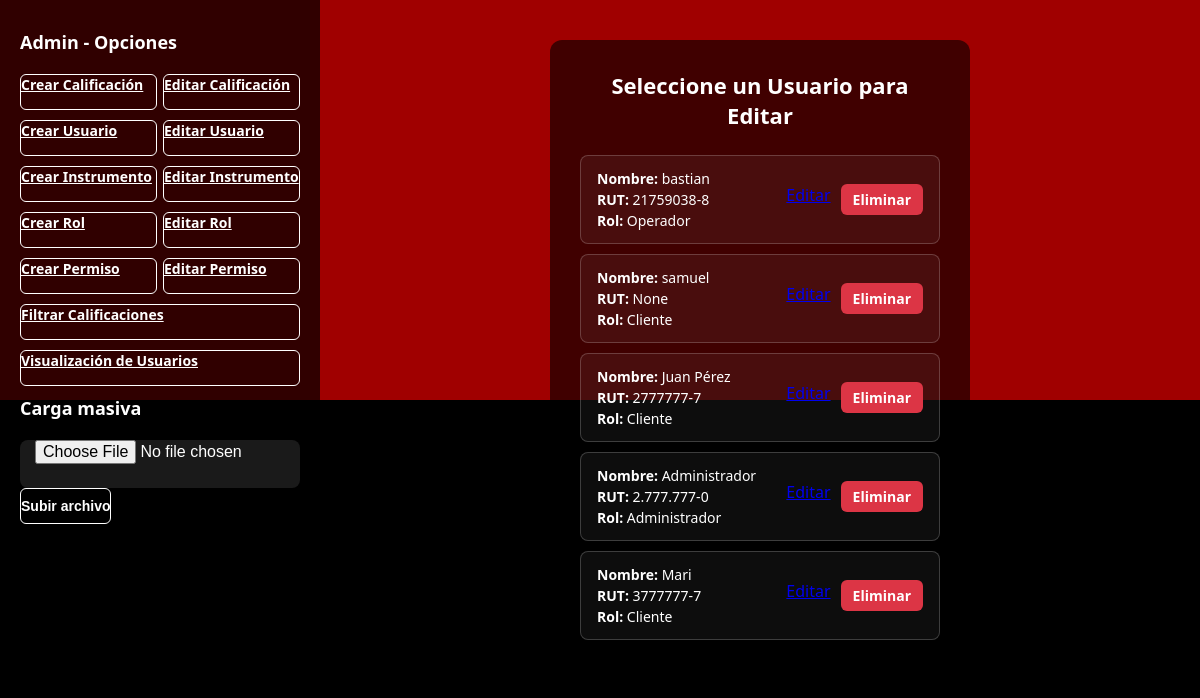
Page /inicioAdmin/?seccion=usuario&accion=editar (signed in) on the committed database.
### Miapp/models.py (models this page shows, shortened)
class Usuario(models.Model):
    id_usuario = models.AutoField(primary_key=True)
    user_auth = models.OneToOneField(settings.AUTH_USER_MODEL, on_delete=models.CASCADE, related_name='perfil')
    nombre = models.CharField(max_length=255)
    _email = models.CharField(max_length=255, unique=True, db_column='email_encrypted', default='fake@example.com')
    rut_hash = models.CharField(max_length=128, blank=True, editable=False)
    rut = models.CharField(max_length=12, blank=True, null=True, unique=True, db_index=True)  # <-- CORREGIDO
    rol_id = models.ForeignKey('Rol', on_delete=models.CASCADE)
    activo = models.CharField(max_length=1, default='S')
    @property
    def email(self):
        if not self._email:
            return ''
        try:
            return get_fernet().decrypt(self._email.encode()).decode()
        except Exception:
            return ''

class Rol(models.Model):
    id_rol = models.AutoField(primary_key=True)
    nombre_rol = models.CharField(max_length=50)
    descripcion_rol = models.TextField()

### MC/views.py (the view)
# urls.py: path('inicioAdmin/', views.inicioAdmin, name='inicioAdmin'),
@login_required
def inicioAdmin(request):
    instrumentos   = InstrumentoNI.objects.filter(estado='ACTIVO')
    roles          = Rol.objects.all()
    usuarios       = Usuario.objects.select_related('user_auth', 'rol_id').filter(activo='S')
    calificaciones = Calificacion.objects.filter(estado='ACTIVO')
    permisos       = Permiso.objects.all()
    seccion = request.GET.get('seccion')
    accion  = request.GET.get('accion')
    obj_id  = request.GET.get('obj_id')
    obj = None
    if seccion == 'calificacion' and accion == 'editar' and obj_id:
        obj = Calificacion.objects.select_related('instrumento').get(calid=obj_id)
    elif seccion == 'usuario' and accion == 'editar' and obj_id:
        obj = Usuario.objects.select_related('rol_id').get(id_usuario=obj_id)
    elif seccion == 'instrumento' and accion == 'editar' and obj_id:
        obj = InstrumentoNI.objects.get(id_instru=obj_id)
    elif seccion == 'rol' and accion == 'editar' and obj_id:
        obj = Rol.objects.get(id_rol=obj_id)
    elif seccion == 'permiso' and accion == 'editar' and obj_id:
        obj = Permiso.objects.get(id_permiso=obj_id)
    return render(request, 'inicioAdmin.html', {
        'instrumentos':   instrumentos,
        'roles':          roles,
        'usuarios':       usuarios,
        'calificaciones': calificaciones,
        'permisos':       permisos,
        'seccion':        seccion,
        'accion':         accion,
        'obj':            obj,
        'obj_id':         obj_id,
    })

### Miapp/back.py (called while the page is built)
    def get_user(self, user_id):
        try:
            return User.objects.get(pk=user_id)
        except User.DoesNotExist:
            return None

### MC/templates/inicioAdmin.html (shortened to what this page needs)
<html lang="es">
<head>
</head>
<body>
<div class="left-box">
  <h3>Admin - Opciones</h3>
  <div class="btn-group">
    <a href="?seccion=calificacion&accion=crear" class="btn btn-outline-light">Crear Calificación</a>
    <a href="?seccion=calificacion&accion=editar" class="btn btn-outline-light">Editar Calificación</a>
  </div>
  <div class="btn-group">
    <a href="?seccion=usuario&accion=crear" class="btn btn-outline-light">Crear Usuario</a>
    <a href="?seccion=usuario&accion=editar" class="btn btn-outline-light">Editar Usuario</a>
  </div>
  <div class="btn-group">
    <a href="?seccion=instrumento&accion=crear" class="btn btn-outline-light">Crear Instrumento</a>
    <a href="?seccion=instrumento&accion=editar" class="btn btn-outline-light">Editar Instrumento</a>
  </div>
  <div class="btn-group">
    <a href="?seccion=rol&accion=crear" class="btn btn-outline-light">Crear Rol</a>
    <a href="?seccion=rol&accion=editar" class="btn btn-outline-light">Editar Rol</a>
  </div>
  <div class="btn-group">
    <a href="?seccion=permiso&accion=crear" class="btn btn-outline-light">Crear Permiso</a>
    <a href="?seccion=permiso&accion=editar" class="btn btn-outline-light">Editar Permiso</a>
  </div>
  <div class="btn-group">
    <a href="?seccion=filtrar" class="btn btn-outline-light">Filtrar Calificaciones</a>
  </div>
  <div class="btn-group">
    <a href="{% url 'visualizar_usuarios' %}" class="btn btn-outline-light">Visualización de Usuarios</a>
  </div>
  <h3 class="mt-4">Carga masiva</h3>
  <form method="post" action="{% url 'carga_masiva' %}" enctype="multipart/form-data">
    <input type="file" name="archivo" accept=".json,.csv" required>
    <button type="submit" class="btn btn-outline-light mt-2">Subir archivo</button>
  </form>
</div>
<div class="right-box">
  {% if seccion == 'calificacion' and accion == 'crear' %}
    <div class="card">
      <h2>Crear Calificación</h2>
      <form method="post" action="{% url 'guardar_calificacion' %}">
        {% csrf_token %}
        <label>Monto ($)</label>
        <input type="number" step="0.01" name="monto" required>
        <label>Factor (%)</label>
        <input type="number" step="0.01" name="factor" required>
        <label>Período</label>
        <input type="month" name="periodo" required>
        <label>Instrumento</label>
        <select name="instrumento" required>
          <option value="">-- Seleccione --</option>
          {% for i in instrumentos %}
            <option value="{{ i.id_instru }}">{{ i.nombre }}</option>
          {% endfor %}
        </select>
        <button type="submit" class="btn-success mt-3">Crear Calificación</button>
      </form>
    </div>
  {% elif seccion == 'usuario' and accion == 'editar' and not obj_id %}
    <div class="card">
      <h2>Seleccione un Usuario para Editar</h2>
      <div class="sql-table">
        {% for u in usuarios %}
          <div class="sql-row">
            <div class="sql-cell">
              <strong>Nombre:</strong> {{ u.nombre }}<br>
              <strong>RUT:</strong> {{ u.rut }}<br>
              <strong>Rol:</strong> {{ u.rol_id.nombre_rol }}
            </div>
            <div class="sql-action">
              <a class="btn-edit" href="?seccion=usuario&accion=editar&obj_id={{ u.id_usuario }}">Editar</a>
              <a class="btn-danger" href="{% url 'eliminar_usuario' u.id_usuario %}" onclick="return confirm('¿Estás seguro de eliminar este usuario?')">Eliminar</a>
            </div>
          </div>
        {% endfor %}
      </div>
    </div>
  {% endif %}
</div>
</body>
</html>

### MC/templates/inicioAdmin.html (style rules this page uses)
* { margin:0;padding:0;box-sizing:border-box; }
html,body { height:100%; }
body { display:flex; background:linear-gradient(to bottom,#a00000 50%,#000 50%); font-family:'Segoe UI',Tahoma,Geneva,Verdana,sans-serif; }
.left-box { width:320px;height:100vh; background:rgba(0,0,0,.7); color:#fff; padding:30px 20px; display:flex; flex-direction:column; gap:10px; }
.left-box h3 { font-size:18px;margin-bottom:10px; }
.btn-group { display:flex;gap:6px; }
.btn { flex:1;height:36px;border:none;border-radius:6px; font-size:14px;font-weight:bold;cursor:pointer; }
.btn-outline-light { background:transparent;color:#fff;border:1px solid #fff; }
.right-box { flex:1;display:flex;align-items:flex-start;justify-content:center; padding:40px 20px; }
.card { width:90%;max-width:420px; background:rgba(0,0,0,.6); border-radius:12px;padding:30px; color:#fff;display:flex;flex-direction:column;gap:15px; }
.card h2 { font-size:22px;text-align:center;margin-bottom:10px; }
input,select,textarea { width:100%;height:48px;border:none;border-radius:8px; padding:0 15px;font-size:16px; background:rgba(255,255,255,.1);color:#fff;outline:none; }
input::placeholder { color:#ccc; }
.btn-danger { background-color: #dc3545; color: #fff; padding: 6px 12px; border-radius: 6px; text-decoration: none; font-weight: bold; font-size: 14px; }
.sql-table { display: flex; flex-direction: column; gap: 10px; }
.sql-row { display: flex; justify-content: space-between; align-items: center; background: rgba(255, 255, 255, 0.05); border: 1px solid rgba(255, 255, 255, 0.2); border-radius: 8px; padding: 12px 16px; transition: background 0.3s ease; }
.sql-cell { flex: 1; font-size: 14px; line-height: 1.5; }
.sql-action { display: flex; gap: 10px; }

### rows in the picture
Usuario: nombre "bastian", rut "21759038-8", rol_id.nombre_rol "Operador"
Usuario: nombre "samuel", rut "None", rol_id.nombre_rol "Cliente"
Usuario: nombre "Juan Pérez", rut "2777777-7", rol_id.nombre_rol "Cliente"
Usuario: nombre "Administrador", rut "2.777.777-0", rol_id.nombre_rol "Administrador"
Usuario: nombre "Mari", rut "3777777-7", rol_id.nombre_rol "Cliente"
